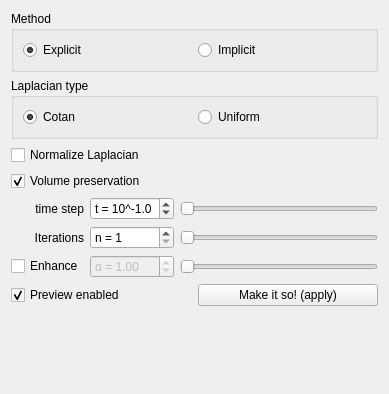
<?xml version="1.0" encoding="UTF-8"?>
<ui version="4.0">
 <class>MeshSmoothingToolbarBase</class>
 <widget class="QWidget" name="MeshSmoothingToolbarBase">
  <property name="geometry">
   <rect>
    <x>0</x>
    <y>0</y>
    <width>389</width>
    <height>394</height>
   </rect>
  </property>
  <layout class="QVBoxLayout" name="verticalLayout">
   <item>
    <widget class="QGroupBox" name="group_method">
     <property name="title">
      <string>Method</string>
     </property>
     <layout class="QHBoxLayout" name="horizontalLayout_4">
      <item>
       <widget class="QRadioButton" name="rb_explicit">
        <property name="text">
         <string>Explicit</string>
        </property>
        <property name="checked">
         <bool>true</bool>
        </property>
       </widget>
      </item>
      <item>
       <widget class="QRadioButton" name="rb_implicit">
        <property name="text">
         <string>Implicit</string>
        </property>
       </widget>
      </item>
     </layout>
    </widget>
   </item>
   <item>
    <widget class="QGroupBox" name="group_lap">
     <property name="title">
      <string>Laplacian type</string>
     </property>
     <property name="flat">
      <bool>false</bool>
     </property>
     <layout class="QHBoxLayout" name="horizontalLayout">
      <item>
       <widget class="QRadioButton" name="rb_lap_cotan">
        <property name="text">
         <string>Cotan</string>
        </property>
        <property name="checked">
         <bool>true</bool>
        </property>
       </widget>
      </item>
      <item>
       <widget class="QRadioButton" name="rb_lap_uniform">
        <property name="text">
         <string>Uniform</string>
        </property>
       </widget>
      </item>
     </layout>
    </widget>
   </item>
   <item>
    <widget class="QCheckBox" name="cb_normalized_lap">
     <property name="text">
      <string>Normalize Laplacian</string>
     </property>
    </widget>
   </item>
   <item>
    <widget class="QCheckBox" name="cb_volume_preserve">
     <property name="text">
      <string>Volume preservation</string>
     </property>
     <property name="checked">
      <bool>true</bool>
     </property>
    </widget>
   </item>
   <item>
    <layout class="QGridLayout" name="gridLayout_2">
     <item row="0" column="2">
      <widget class="QSlider" name="hs_timestep">
       <property name="maximum">
        <number>200</number>
       </property>
       <property name="sliderPosition">
        <number>0</number>
       </property>
       <property name="orientation">
        <enum>Qt::Orientation::Horizontal</enum>
       </property>
      </widget>
     </item>
     <item row="2" column="0">
      <widget class="QCheckBox" name="cb_enhance">
       <property name="text">
        <string>Enhance</string>
       </property>
      </widget>
     </item>
     <item row="0" column="1">
      <widget class="QDoubleSpinBox" name="dsb_timestep">
       <property name="prefix">
        <string>t = 10^</string>
       </property>
       <property name="decimals">
        <number>1</number>
       </property>
       <property name="minimum">
        <double>-8.000000000000000</double>
       </property>
       <property name="maximum">
        <double>8.000000000000000</double>
       </property>
       <property name="singleStep">
        <double>0.100000000000000</double>
       </property>
       <property name="stepType">
        <enum>QAbstractSpinBox::StepType::DefaultStepType</enum>
       </property>
       <property name="value">
        <double>-1.000000000000000</double>
       </property>
      </widget>
     </item>
     <item row="2" column="2">
      <widget class="QSlider" name="hs_feat_alpha">
       <property name="enabled">
        <bool>false</bool>
       </property>
       <property name="orientation">
        <enum>Qt::Orientation::Horizontal</enum>
       </property>
      </widget>
     </item>
     <item row="2" column="1">
      <widget class="QDoubleSpinBox" name="dsb_feat_alpha">
       <property name="enabled">
        <bool>false</bool>
       </property>
       <property name="prefix">
        <string>α = </string>
       </property>
       <property name="maximum">
        <double>5.000000000000000</double>
       </property>
       <property name="singleStep">
        <double>0.100000000000000</double>
       </property>
       <property name="value">
        <double>1.000000000000000</double>
       </property>
      </widget>
     </item>
     <item row="0" column="0">
      <widget class="QLabel" name="label">
       <property name="text">
        <string>time step</string>
       </property>
       <property name="alignment">
        <set>Qt::AlignmentFlag::AlignRight|Qt::AlignmentFlag::AlignTrailing|Qt::AlignmentFlag::AlignVCenter</set>
       </property>
      </widget>
     </item>
     <item row="1" column="1">
      <widget class="QSpinBox" name="sb_iters">
       <property name="prefix">
        <string>n = </string>
       </property>
       <property name="minimum">
        <number>1</number>
       </property>
       <property name="value">
        <number>1</number>
       </property>
      </widget>
     </item>
     <item row="1" column="2">
      <widget class="QSlider" name="hs_iters">
       <property name="orientation">
        <enum>Qt::Orientation::Horizontal</enum>
       </property>
      </widget>
     </item>
     <item row="1" column="0">
      <widget class="QLabel" name="label_2">
       <property name="text">
        <string>Iterations</string>
       </property>
       <property name="alignment">
        <set>Qt::AlignmentFlag::AlignRight|Qt::AlignmentFlag::AlignTrailing|Qt::AlignmentFlag::AlignVCenter</set>
       </property>
      </widget>
     </item>
    </layout>
   </item>
   <item>
    <layout class="QHBoxLayout" name="horizontalLayout_2">
     <item>
      <widget class="QCheckBox" name="cb_preview">
       <property name="text">
        <string>Preview enabled</string>
       </property>
       <property name="checked">
        <bool>true</bool>
       </property>
      </widget>
     </item>
     <item>
      <widget class="QPushButton" name="btn_apply">
       <property name="text">
        <string>Make it so! (apply)</string>
       </property>
      </widget>
     </item>
    </layout>
   </item>
   <item>
    <spacer name="verticalSpacer">
     <property name="orientation">
      <enum>Qt::Orientation::Vertical</enum>
     </property>
     <property name="sizeHint" stdset="0">
      <size>
       <width>20</width>
       <height>40</height>
      </size>
     </property>
    </spacer>
   </item>
  </layout>
 </widget>
 <resources/>
 <connections>
  <connection>
   <sender>sb_iters</sender>
   <signal>valueChanged(int)</signal>
   <receiver>hs_iters</receiver>
   <slot>setValue(int)</slot>
   <hints>
    <hint type="sourcelabel">
     <x>55</x>
     <y>272</y>
    </hint>
    <hint type="destinationlabel">
     <x>353</x>
     <y>272</y>
    </hint>
   </hints>
  </connection>
  <connection>
   <sender>hs_iters</sender>
   <signal>valueChanged(int)</signal>
   <receiver>sb_iters</receiver>
   <slot>setValue(int)</slot>
   <hints>
    <hint type="sourcelabel">
     <x>353</x>
     <y>272</y>
    </hint>
    <hint type="destinationlabel">
     <x>55</x>
     <y>272</y>
    </hint>
   </hints>
  </connection>
  <connection>
   <sender>cb_enhance</sender>
   <signal>toggled(bool)</signal>
   <receiver>dsb_feat_alpha</receiver>
   <slot>setEnabled(bool)</slot>
   <hints>
    <hint type="sourcelabel">
     <x>50</x>
     <y>346</y>
    </hint>
    <hint type="destinationlabel">
     <x>128</x>
     <y>346</y>
    </hint>
   </hints>
  </connection>
  <connection>
   <sender>cb_enhance</sender>
   <signal>toggled(bool)</signal>
   <receiver>hs_feat_alpha</receiver>
   <slot>setEnabled(bool)</slot>
   <hints>
    <hint type="sourcelabel">
     <x>50</x>
     <y>346</y>
    </hint>
    <hint type="destinationlabel">
     <x>276</x>
     <y>346</y>
    </hint>
   </hints>
  </connection>
 </connections>
</ui>
